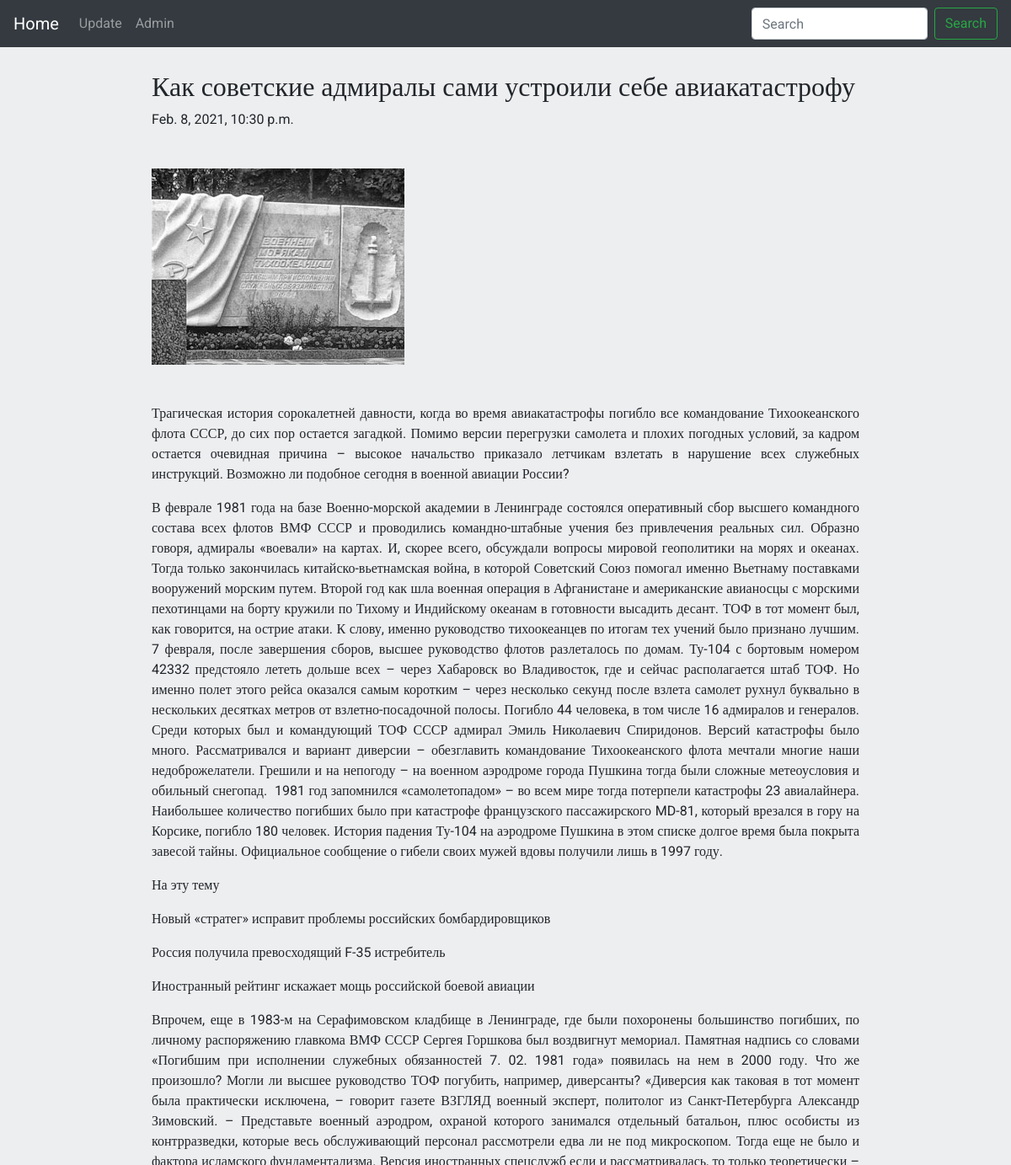
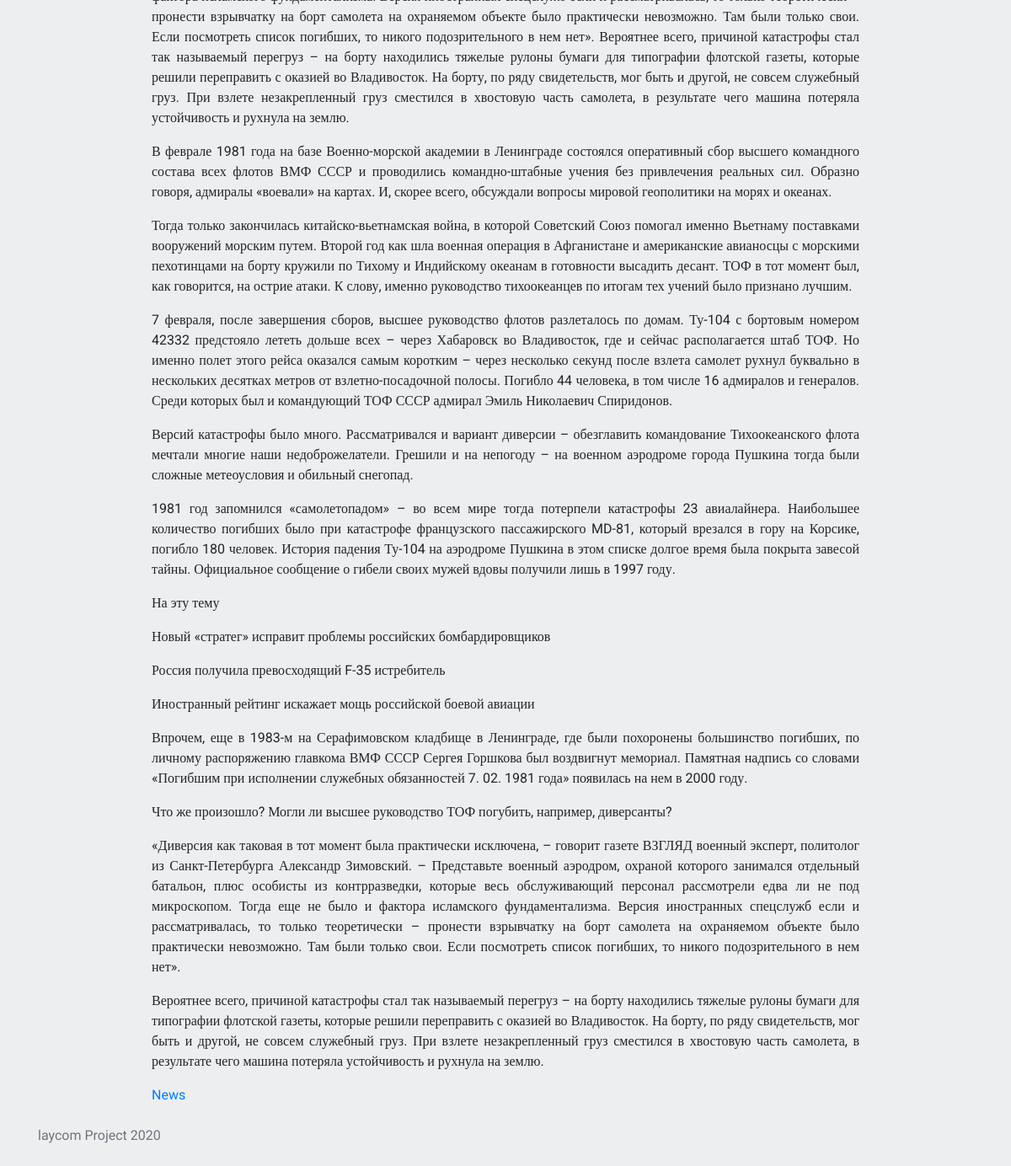
/news/1084078/, run on the app's committed database (2 pictures, top to bottom).
### clone/models.py (models this page shows, shortened)
class News(models.Model):
    article = models.CharField(max_length=64)
    text_news = models.TextField()
    descriptions = models.TextField(null=True)
    image = models.ImageField(upload_to='article', null=True)
    created = models.DateTimeField(auto_now_add=True, auto_now=False)
    link = models.CharField(max_length=64, null=True)

### clone/views.py (the view)
# urls.py: path('<int:link_id>/', views.show_news),
def show_news(request, link_id):
    target_news = News.objects.filter(link=link_id).get()
    news_text = target_news.text_news.split('\n')
    context = {
        "news": target_news,
        'news_text': news_text,
    }
    return render(request, "clone/single_news.html", context=context)

### clone/templates/clone/single_news.html
{% extends "clone/base_news.html" %}
{% block content %}
    <h2>{{ news.article }}</h2>
    <p>{{ news.created }}</p>
    <img src="{{ news.image.url }}" alt="Картинка поста" class="news-image"/>
    {% for p in news_text %}
        <p>{{ p }}</p>
    {% endfor %}
    <a href="/news/">News</a>
{% endblock content %}

### clone/static/clone/style.css (style rules this page uses)
html, body { height: 100%; width: 100%; font-family: 'Roboto', 'sans-serif'; background-color: #edeef0; overflow-x: hidden; }
.news-image { margin-top: 30px; margin-bottom: 30px; }

### data on the page
News: article "Как советские адмиралы сами устроили себе авиакатастрофу", created "Feb. 8, 2021, 10:30 p.m.", image (picture)

### other printed values
{{ p }} "На эту тему" "Новый «стратег» исправит проблемы российских бомбардировщиков" "Россия получила превосходящий F-35 истребитель" "Иностранный рейтинг искажает мощь российской боевой авиации" "На эту тему" "Новый «стратег» исправит проблемы российских бомбардировщиков" "Россия получила превосходящий F-35 истребитель" "Иностранный рейтинг искажает мощь российской боевой авиации" "Что же произошло? Могли ли высшее руководство ТОФ погубить, например, диверсанты?"
